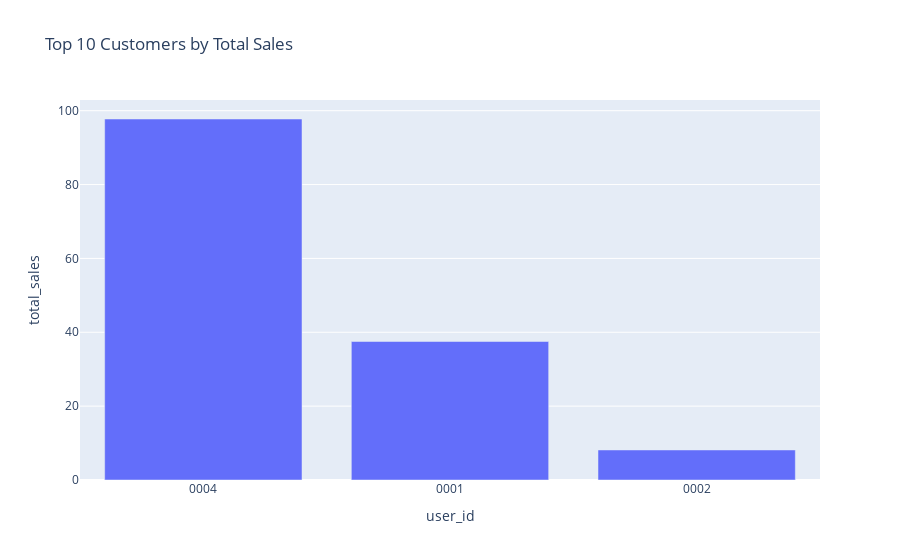
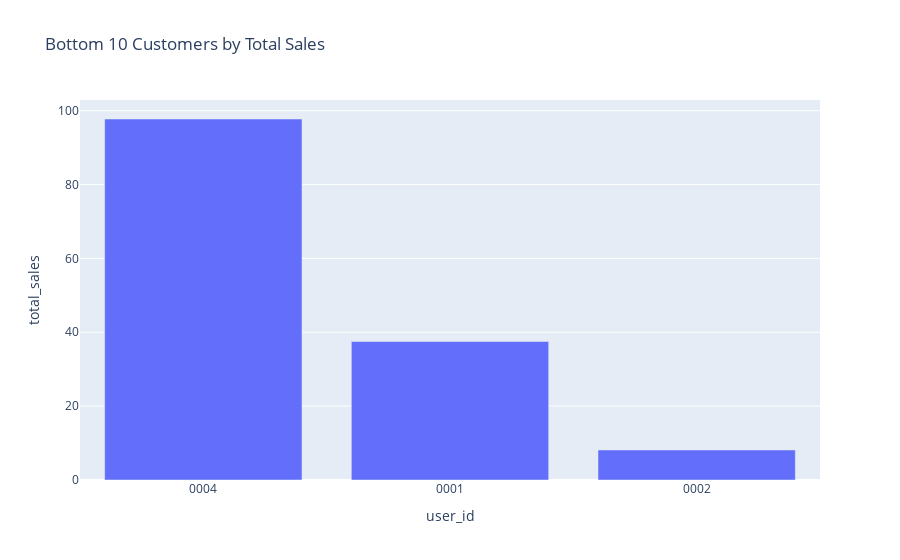

Source (notebook cell) for these figures, in order:
### Code cell
sales_by_customer = (
    df[df["status_clean"] == "paid"]
    .groupby("user_id")
    .agg(total_sales=("amount_winsor", "sum"),
         n_orders=("order_id", "count"))
    .reset_index()
    .sort_values("total_sales", ascending=False)
)

top_customers = sales_by_customer.head(10)
bottom_customers = sales_by_customer.tail(10)

fig_top = px.bar(
    top_customers,
    x="user_id",
    y="total_sales",
    title="Top 10 Customers by Total Sales"
)

fig_bottom = px.bar(
    bottom_customers,
    x="user_id",
    y="total_sales",
    title="Bottom 10 Customers by Total Sales"
)

fig_top.write_image(p.reports / "figures" / "top_customers.png")
fig_bottom.write_image(p.reports / "figures" / "bottom_customers.png")

### Figure 1 — Plotly figure (JSON) as saved in the notebook; plotly's stock layout.template omitted (floating-point values rounded to 4 significant figures)
{"data": [{"hovertemplate": "user_id=%{x}<br>total_sales=%{y}<extra></extra>", "legendgroup": "", "marker": {"color": "#636efa", "pattern": {"shape": ""}}, "name": "", "orientation": "v", "showlegend": false, "textposition": "auto", "type": "bar", "x": ["0004", "0001", "0002"], "xaxis": "x", "y": [97.75, 37.5, 8.135], "yaxis": "y"}], "layout": {"barmode": "relative", "legend": {"tracegroupgap": 0}, "title": {"text": "Top 10 Customers by Total Sales"}, "xaxis": {"anchor": "y", "domain": [0, 1], "title": {"text": "user_id"}}, "yaxis": {"anchor": "x", "domain": [0, 1], "title": {"text": "total_sales"}}}}

### Figure 2 — Plotly figure (JSON) as saved in the notebook; plotly's stock layout.template omitted (floating-point values rounded to 4 significant figures)
{"data": [{"hovertemplate": "user_id=%{x}<br>total_sales=%{y}<extra></extra>", "legendgroup": "", "marker": {"color": "#636efa", "pattern": {"shape": ""}}, "name": "", "orientation": "v", "showlegend": false, "textposition": "auto", "type": "bar", "x": ["0004", "0001", "0002"], "xaxis": "x", "y": [97.75, 37.5, 8.135], "yaxis": "y"}], "layout": {"barmode": "relative", "legend": {"tracegroupgap": 0}, "title": {"text": "Bottom 10 Customers by Total Sales"}, "xaxis": {"anchor": "y", "domain": [0, 1], "title": {"text": "user_id"}}, "yaxis": {"anchor": "x", "domain": [0, 1], "title": {"text": "total_sales"}}}}
